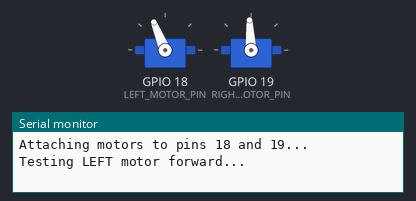
The sketch below on a simulated ESP32. On the bench: 2 × servo, the last lines printed to the serial monitor.

Above: at 4.55 s.
At 7.0 s:
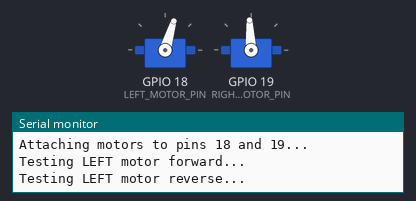
At 9.55 s:
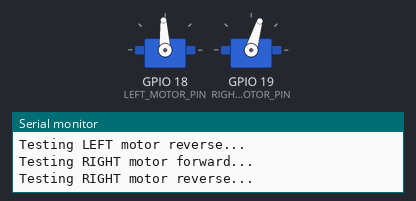
At 14.5 s:
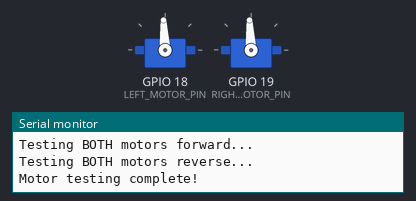
Timing chart, 0 to 17.5 s (numbered marks = the images above):
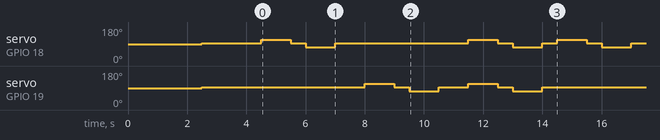

The sketch:

ESCCalibration.ino
```cpp
 /*
 * ESC Calibration Sketch
 *
 * This sketch calibrates ESCs by sending the full throttle range.
 *
 * SAFETY: REMOVE PROPELLERS BEFORE RUNNING THIS!
 *
 * Instructions:
 * 1. Remove propellers from motors
 * 2. Connect ESP32 to computer via USB
 * 3. Connect ESC signal wires to pins 18 and 19
 * 4. Keep ESC power OFF
 * 5. Upload this sketch
 * 6. Open Serial Monitor (9600 baud)
 * 7. When prompted, power ON the ESCs
 * 8. Follow the prompts in Serial Monitor
 * 9. ESCs will beep to confirm each step
 * 10. When complete, upload your normal buoy.ino sketch
 */

 // To calibrate unglug the internal power plug to the ESC's
 // Upload the program via USB powering the ESP32 only via USB
 // When instructed turn on the power switch and plug the power plug back in

#include <ESP32Servo.h>

// Motor control pins (same as main sketch)
#define LEFT_MOTOR_PIN 18
#define RIGHT_MOTOR_PIN 19

// Motor Objects
Servo leftMotor;
Servo rightMotor;

void setup() {
  Serial.begin(9600);
  delay(2000);

  // Serial.println("========================================");
  // Serial.println("    ESC CALIBRATION TOOL");
  // Serial.println("========================================");
  // Serial.println();
  // Serial.println("WARNING: MAKE SURE PROPELLERS ARE REMOVED!");
  // Serial.println();
  // Serial.println("This will calibrate both ESCs simultaneously.");
  // Serial.println();

  // // Attach motors
  Serial.println("Attaching motors to pins 18 and 19...");
  leftMotor.attach(LEFT_MOTOR_PIN);
  rightMotor.attach(RIGHT_MOTOR_PIN);
  delay(500);

  // // Step 1: Send FULL THROTTLE
  // Serial.println();
  // Serial.println("Step 1: Sending FULL THROTTLE (2000us)");
  // Serial.println(">>> POWER ON THE ESCs NOW <<<");
  // Serial.println("ESCs should beep to recognize full throttle...");
  // leftMotor.writeMicroseconds(2000);
  // rightMotor.writeMicroseconds(2000);
  // delay(10000);  // Wait 5 seconds

  // // Step 2: Send FULL REVERSE
  // Serial.println();
  // Serial.println("Step 2: Sending FULL REVERSE (1000us)");
  // Serial.println("ESCs should beep to recognize full reverse...");
  // leftMotor.writeMicroseconds(1000);
  // rightMotor.writeMicroseconds(1000);
  // delay(5000);  // Wait 5 seconds

  // // Step 3: Send NEUTRAL
  // Serial.println();
  // Serial.println("Step 3: Sending NEUTRAL (1500us)");
  // Serial.println("ESCs should beep to confirm calibration is stored...");
  leftMotor.writeMicroseconds(1500);
  rightMotor.writeMicroseconds(1500);
  // delay(3000);

  // // Complete
  // Serial.println();
  // Serial.println("========================================");
  // Serial.println("    CALIBRATION COMPLETE!");
  // Serial.println("========================================");
  // Serial.println();

  // // Test motors
  // Serial.println("Now testing motors at low speed...");
  // Serial.println("WARNING: Motors will spin briefly!");
  delay(2000);


  // Serial.println();
  // Serial.println("Your ESCs are now calibrated and tested.");
  // Serial.println("You can now upload your normal buoy.ino sketch.");
  // Serial.println();
  // Serial.println("The ESCs will stay at neutral (1500us).");
  // Serial.println("You can power off when ready.");
  // Serial.println();
}

void loop() {
  // Keep sending neutral signal
  testMotors();
  delay(500);
}

void testMotors() {
  Serial.println();
  Serial.println("Testing LEFT motor forward...");
  leftMotor.writeMicroseconds(1700);  // Slow forward
  delay(1000);
  leftMotor.writeMicroseconds(1500);  // Stop
  delay(500);

  Serial.println("Testing LEFT motor reverse...");
  leftMotor.writeMicroseconds(1300);  // Slow reverse
  delay(1000);
  leftMotor.writeMicroseconds(1500);  // Stop
  delay(1000);

  Serial.println("Testing RIGHT motor forward...");
  rightMotor.writeMicroseconds(1700);  // Slow forward
  delay(1000);
  rightMotor.writeMicroseconds(1500);  // Stop
  delay(500);

  Serial.println("Testing RIGHT motor reverse...");
  rightMotor.writeMicroseconds(1300);  // Slow reverse
  delay(1000);
  rightMotor.writeMicroseconds(1500);  // Stop
  delay(1000);

  Serial.println("Testing BOTH motors forward...");
  leftMotor.writeMicroseconds(1700);
  rightMotor.writeMicroseconds(1700);
  delay(1000);
  leftMotor.writeMicroseconds(1500);
  rightMotor.writeMicroseconds(1500);
  delay(500);

  Serial.println("Testing BOTH motors reverse...");
  leftMotor.writeMicroseconds(1300);
  rightMotor.writeMicroseconds(1300);
  delay(1000);
  leftMotor.writeMicroseconds(1500);
  rightMotor.writeMicroseconds(1500);

  Serial.println();
  Serial.println("Motor testing complete!");
}
```

Measured:
- by itself, servo on GPIO 18 (LEFT_MOTOR_PIN): repeats every 10.0 s: 112° 1.0 s, 93° 0.50 s, 73° 1.0 s, 93° 4.5 s, 112° 1.0 s, 93° 0.50 s, 73° 1.0 s, 93° 0.50 s
- by itself, servo on GPIO 19 (RIGHT_MOTOR_PIN): repeats every 10.0 s: 112° 1.0 s, 93° 0.50 s, 73° 1.0 s, 93° 1.0 s, 112° 1.0 s, 93° 0.50 s, 73° 1.0 s, 93° 4.0 s
